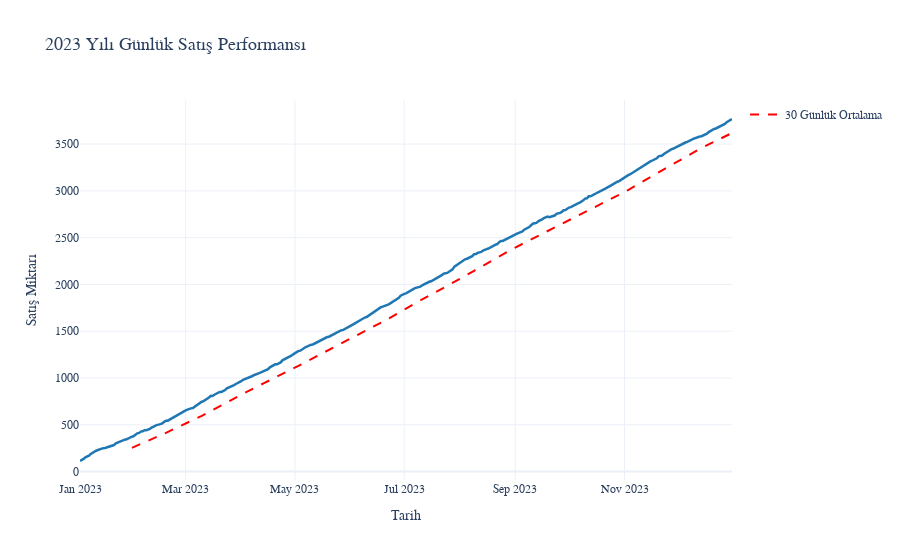

Notebook code cell kept with this figure:
### Code cell
import plotly.express as px
import pandas as pd
import numpy as np

# Zaman serisi verisi oluşturma
tarihler = pd.date_range(start='2023-01-01', end='2023-12-31', freq='D')
np.random.seed(42)
satislar = np.cumsum(np.random.normal(loc=10, scale=5, size=len(tarihler))) + 100

# DataFrame oluşturma
df = pd.DataFrame({
    'Tarih': tarihler,
    'Günlük Satış': satislar
})

# Etkileşimli çizgi grafiği
fig = px.line(df,
              x='Tarih',
              y='Günlük Satış',
              title='2023 Yılı Günlük Satış Performansı',
              labels={'Günlük Satış': 'Satış Miktarı', 'Tarih': 'Tarih'},
              template='plotly_white')

# Grafik özelliklerini özelleştirme
fig.update_traces(line=dict(width=2.5, color='#1f77b4'))
fig.update_layout(
    hovermode='x unified',
    xaxis_title='Tarih',
    yaxis_title='Satış Miktarı',
    font=dict(family="Arial", size=12),
    title_font_size=18,
    hoverlabel=dict(bgcolor="white", font_size=14)
)

# Trend çizgisi ekleme
fig.add_scatter(
    x=df['Tarih'],
    y=df['Günlük Satış'].rolling(window=30).mean(),
    mode='lines',
    name='30 Günlük Ortalama',
    line=dict(color='red', width=2, dash='dash')
)

fig.show()

### Figure 1 — Plotly figure (JSON) as saved in the notebook; plotly's stock layout.template omitted (floating-point values rounded to 4 significant figures; data arrays with more than 128 entries replaced by an {"elided": "..."} marker saying what was removed)
{"data": [{"hovertemplate": "Tarih=%{x}<br>Satış Miktarı=%{y}<extra></extra>", "legendgroup": "", "line": {"color": "#1f77b4", "dash": "solid", "width": 2.5}, "marker": {"symbol": "circle"}, "mode": "lines", "name": "", "orientation": "v", "showlegend": false, "type": "scatter", "x": {"elided": "365 str values"}, "xaxis": "x", "y": {"elided": "365 float values"}, "yaxis": "y"}, {"line": {"color": "red", "dash": "dash", "width": 2}, "mode": "lines", "name": "30 Günlük Ortalama", "type": "scatter", "x": {"elided": "365 str values"}, "y": {"elided": "365 float values"}}], "layout": {"font": {"family": "Arial", "size": 12}, "hoverlabel": {"bgcolor": "white", "font": {"size": 14}}, "hovermode": "x unified", "legend": {"tracegroupgap": 0}, "title": {"font": {"size": 18}, "text": "2023 Yılı Günlük Satış Performansı"}, "xaxis": {"anchor": "y", "domain": [0, 1], "title": {"text": "Tarih"}}, "yaxis": {"anchor": "x", "domain": [0, 1], "title": {"text": "Satış Miktarı"}}}}
